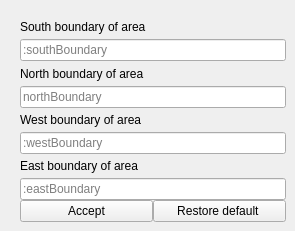
       <widget class="QWidget" name="tab_3">
        <attribute name="title">
         <string>Handover params</string>
        </attribute>
        <widget class="QWidget" name="layoutWidget_4">
         <property name="geometry">
          <rect>
           <x>20</x>
           <y>15</y>
           <width>266</width>
           <height>207</height>
          </rect>
         </property>
         <layout class="QGridLayout" name="gridLayout_4">
          <property name="horizontalSpacing">
           <number>6</number>
          </property>
          <property name="verticalSpacing">
           <number>0</number>
          </property>
          <item row="0" column="0">
           <widget class="QLabel" name="label_2">
            <property name="text">
             <string>South boundary of area</string>
            </property>
           </widget>
          </item>
          <item row="2" column="0">
           <widget class="QLabel" name="label_3">
            <property name="text">
             <string>North boundary of area</string>
            </property>
           </widget>
          </item>
          <item row="3" column="0">
           <widget class="QLineEdit" name="northHandovernoundary">
            <property name="placeholderText">
             <string>northBoundary</string>
            </property>
           </widget>
          </item>
          <item row="7" column="0">
           <widget class="QLineEdit" name="eastHandovernoundary">
            <property name="placeholderText">
             <string>:eastBoundary</string>
            </property>
           </widget>
          </item>
          <item row="6" column="0">
           <widget class="QLabel" name="label_5">
            <property name="text">
             <string>East boundary of area</string>
            </property>
           </widget>
          </item>
          <item row="4" column="0">
           <widget class="QLabel" name="label_4">
            <property name="text">
             <string>West boundary of area</string>
            </property>
           </widget>
          </item>
          <item row="1" column="0">
           <widget class="QLineEdit" name="soutHandovernoundary">
            <property name="placeholderText">
             <string>:southBoundary</string>
            </property>
           </widget>
          </item>
          <item row="5" column="0">
           <widget class="QLineEdit" name="westHandovernoundary">
            <property name="placeholderText">
             <string>:westBoundary</string>
            </property>
           </widget>
          </item>
          <item row="8" column="0">
           <layout class="QHBoxLayout" name="horizontalLayout_3">
            <item>
             <widget class="QPushButton" name="pbsetHandoverParams">
              <property name="minimumSize">
               <size>
                <width>128</width>
                <height>0</height>
               </size>
              </property>
              <property name="text">
               <string>Accept</string>
              </property>
             </widget>
            </item>
            <item>
             <widget class="QPushButton" name="pbRestoreHandover">
              <property name="text">
               <string>Restore default </string>
              </property>
              <property name="flat">
               <bool>false</bool>
              </property>
             </widget>
            </item>
           </layout>
          </item>
         </layout>
        </widget>
       </widget>
